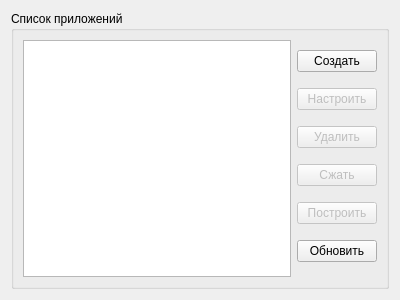
<?xml version="1.0" encoding="UTF-8"?>
<ui version="4.0">
 <class>AppsForm</class>
 <widget class="QWidget" name="AppsForm">
  <property name="geometry">
   <rect>
    <x>0</x>
    <y>0</y>
    <width>400</width>
    <height>300</height>
   </rect>
  </property>
  <property name="windowTitle">
   <string>Form</string>
  </property>
  <layout class="QVBoxLayout" name="verticalLayout">
   <item>
    <widget class="QGroupBox" name="groupBox">
     <property name="title">
      <string>Список приложений</string>
     </property>
     <layout class="QHBoxLayout" name="horizontalLayout">
      <item>
       <widget class="QTableView" name="appsTable">
        <property name="selectionMode">
         <enum>QAbstractItemView::SingleSelection</enum>
        </property>
        <property name="selectionBehavior">
         <enum>QAbstractItemView::SelectRows</enum>
        </property>
        <property name="iconSize">
         <size>
          <width>24</width>
          <height>24</height>
         </size>
        </property>
        <attribute name="horizontalHeaderHighlightSections">
         <bool>false</bool>
        </attribute>
        <attribute name="verticalHeaderHighlightSections">
         <bool>false</bool>
        </attribute>
       </widget>
      </item>
      <item>
       <layout class="QVBoxLayout" name="verticalLayout_2">
        <item>
         <widget class="QPushButton" name="createButton">
          <property name="text">
           <string>Создать</string>
          </property>
         </widget>
        </item>
        <item>
         <widget class="QPushButton" name="configureButton">
          <property name="enabled">
           <bool>false</bool>
          </property>
          <property name="text">
           <string>Настроить</string>
          </property>
         </widget>
        </item>
        <item>
         <widget class="QPushButton" name="removeButton">
          <property name="enabled">
           <bool>false</bool>
          </property>
          <property name="text">
           <string>Удалить</string>
          </property>
         </widget>
        </item>
        <item>
         <widget class="QPushButton" name="compressButton">
          <property name="enabled">
           <bool>false</bool>
          </property>
          <property name="text">
           <string>Сжать</string>
          </property>
         </widget>
        </item>
        <item>
         <widget class="QPushButton" name="deployButton">
          <property name="enabled">
           <bool>false</bool>
          </property>
          <property name="text">
           <string>Построить</string>
          </property>
         </widget>
        </item>
        <item>
         <widget class="QPushButton" name="updateButton">
          <property name="text">
           <string>Обновить</string>
          </property>
         </widget>
        </item>
       </layout>
      </item>
     </layout>
    </widget>
   </item>
  </layout>
 </widget>
 <resources/>
 <connections/>
</ui>
